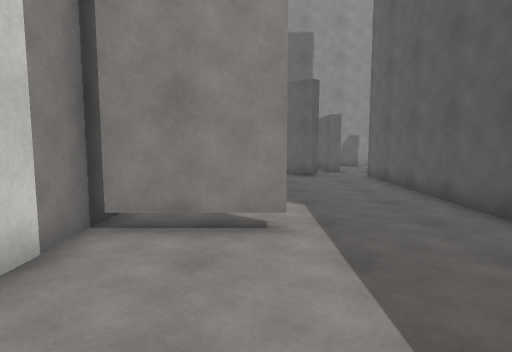
[1] (above)

22 first-person views from a walk through a scene from a Unity 3-D project. The camera is 1.5 m above the floor, tilts 6° down and sees 75° across. The floor is counted in squares, 1 m on a side. Each view is taken from the middle of a square. On the plan, view 1 faces up. The plan holds only what a view shows up to about 15 squares ahead; the rest is blank. The place goes on beyond the plan. Surface patterns are stand-ins for the level's own textures.

[2]
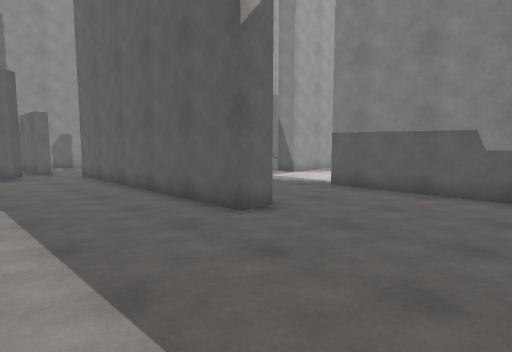

[3]
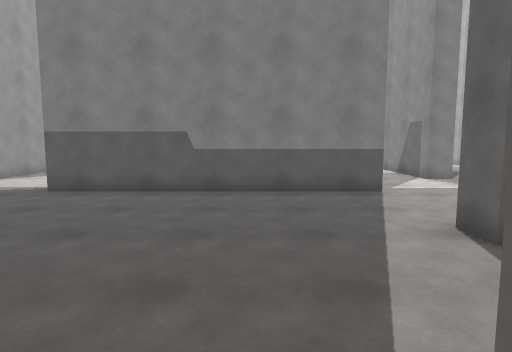

[4]
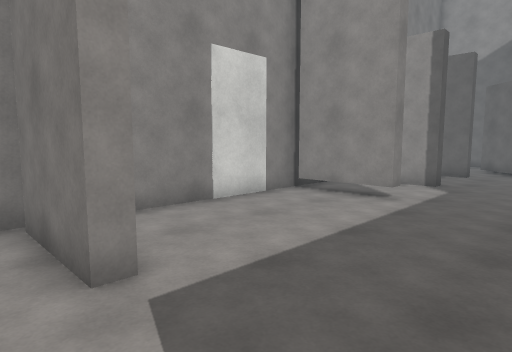

[5]
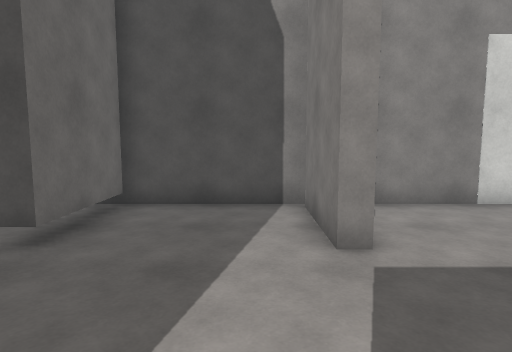

[6]
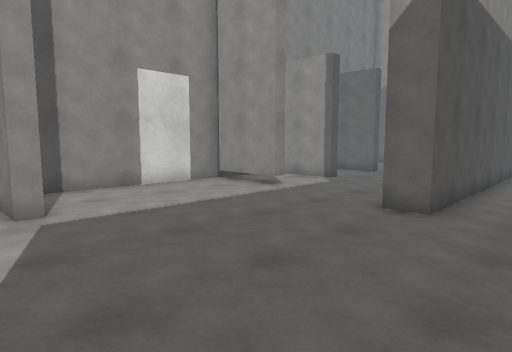

[7]
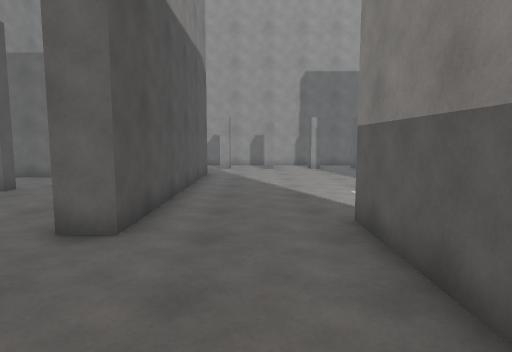

[8]
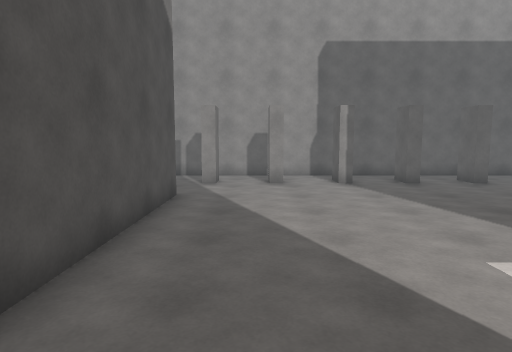

[9]
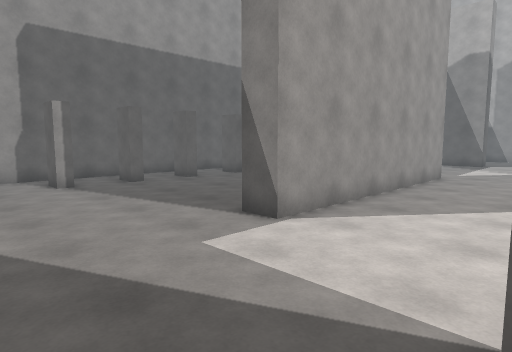

[10]
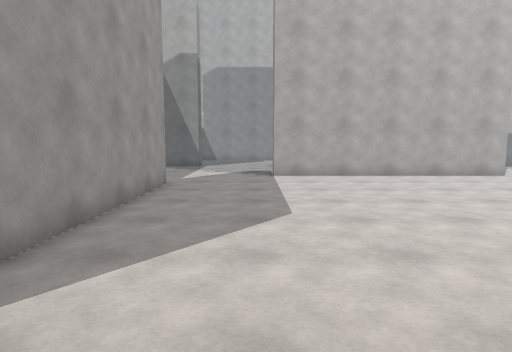

[11]
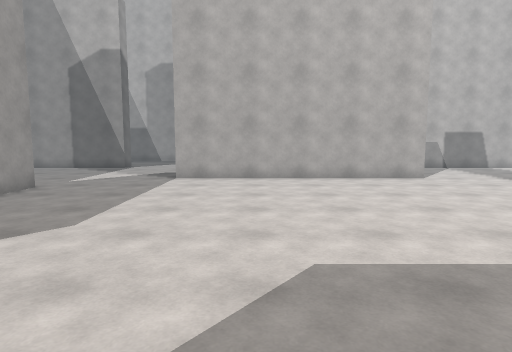

[12]
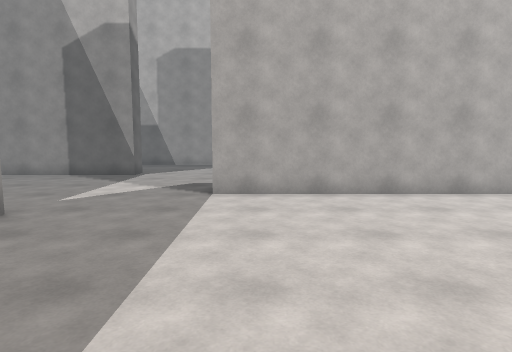

[13]
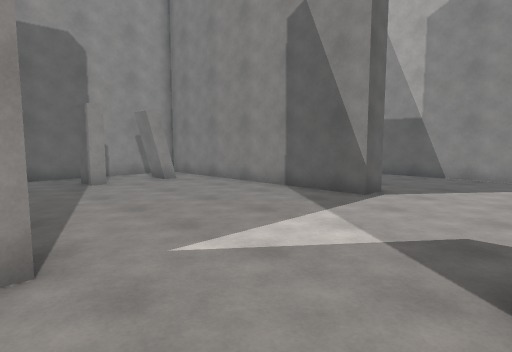

[14]
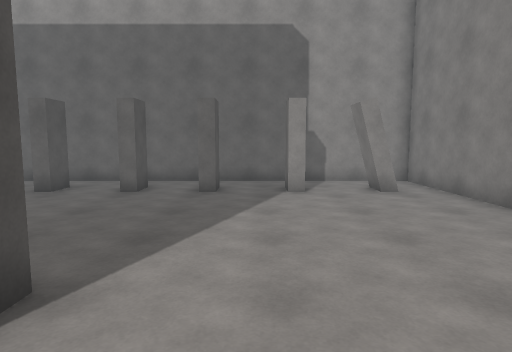

[15]
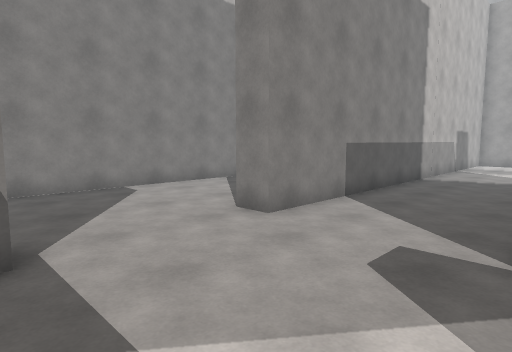

[16]
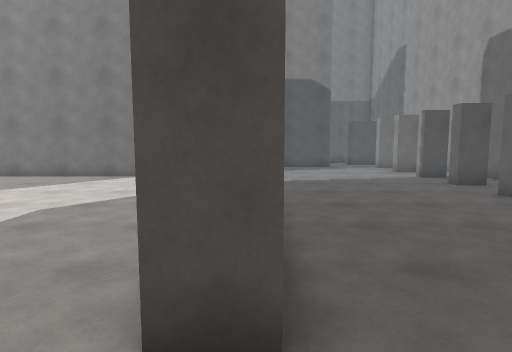

[17]
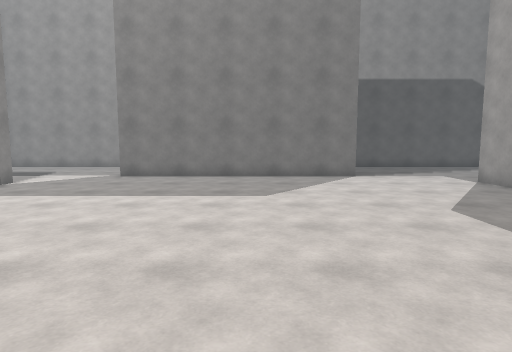

[18]
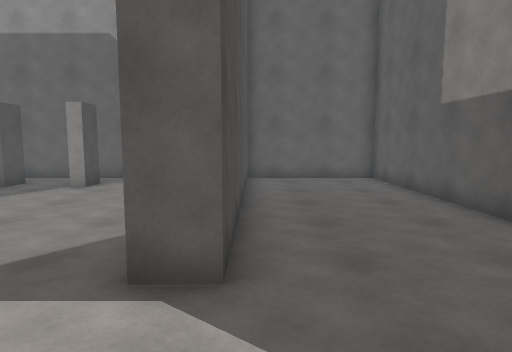

[19]
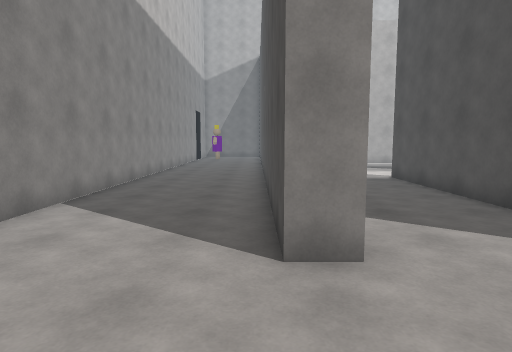

[20]
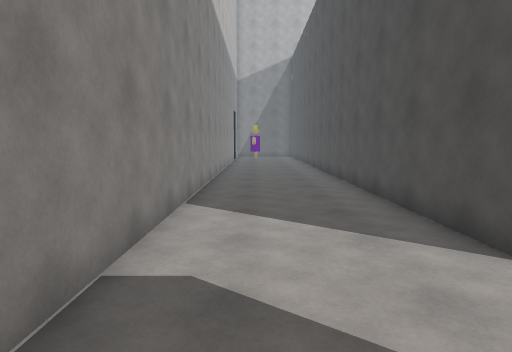

[21]
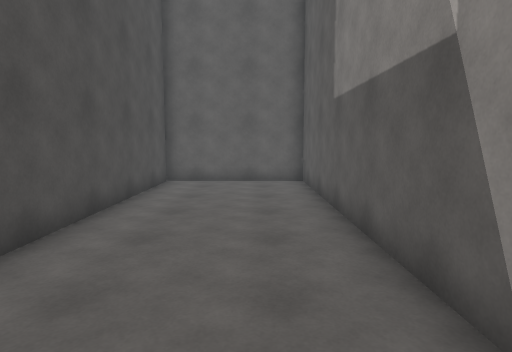

[22]
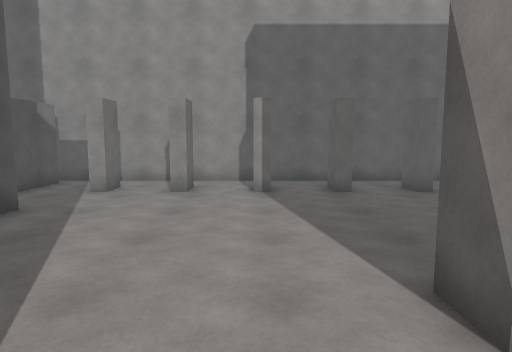

### Floor plan
Key: @ floor where view 1 was taken; # wall or solid block; x gap in a wall; . floor; T thing the floor can be seen under or through.
Columns run from 3 left of view 1 to 37 right of it. Each row starts with its distance up from view 1.
 20        ##################################
 19        x..........................##....#
 18        #..........................##....#
 17        #.#..#.#..#.#..#.#..#.#..#.##....#
 16     # .#..........................##....#
 15     ##............................##....#
 14     ....##........................##....#
 13  ###....##........................##....#
 12   ......##........................##....#
 11   ......##........................##....#
 10    .....##......#        #........##....#
  9   ##....##......##########..............#
  8  .......##..............................#
  7  .......##..............................#
  6 #TTT....##..............................#
  5 #.......##...##..............#....##....#
  4 #............##..............#....##....#
  3 #............##..............#....##....#
  2 #............##..............#....##....#
  1 #............##..............#....##....#
  0 #..@.........##..............#....##....#
 -1 #............##..............#....##....#
 -2 ####.........##..............#....##....#
 -3 #............##..............#....##....#
 -4 #............##..............#....##....#
 -5 #...... ##...##.......  ..........##....#
 -6 ####..     .........     .........##....#

Positions as (right, up) in squares from view 1, and headings:
1: (0, 0), facing up
2: (0, -1), facing up-right
3: (0, -1), facing right
4: (4, -3), facing up-left
5: (5, -3), facing left
6: (8, -3), facing up-left
7: (8, -1), facing up
8: (8, 5), facing up
9: (8, 5), facing up-right
10: (11, 6), facing right
11: (12, 2), facing right
12: (16, 4), facing right
13: (22, 5), facing up-right
14: (25, 7), facing up
15: (26, 10), facing down-right
16: (25, 10), facing left
17: (25, 1), facing left
18: (32, 6), facing up
19: (32, 9), facing down
20: (35, 9), facing down
21: (35, 7), facing up
22: (11, 7), facing up
